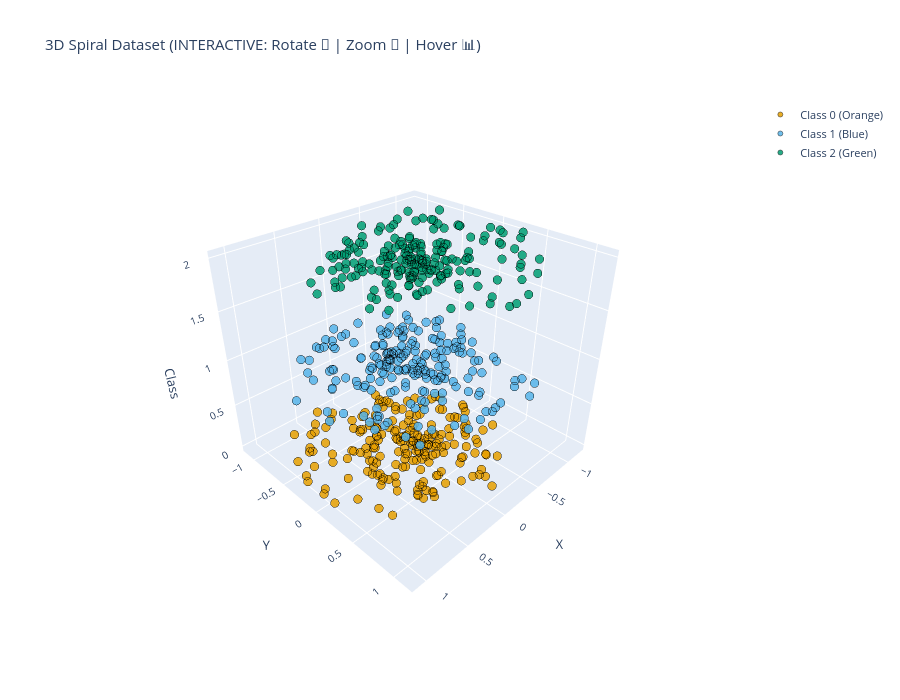

The notebook cell this image was saved under:
### Markdown cell above
## Section 10 — Spiral Dataset & Loss Landscape Trajectories

### Code cell
# Define make_spiral function first
def make_spiral(n_per_class=200, n_classes=3, noise=0.15, seed=42):
    """Classic spiral: non-linearly separable."""
    np.random.seed(seed)
    X, y = [], []
    for c in range(n_classes):
        t     = np.linspace(0, 1, n_per_class)
        angle = t * 4 * np.pi + (2 * np.pi * c / n_classes)
        xi    = t * np.cos(angle) + np.random.randn(n_per_class) * noise
        yi    = t * np.sin(angle) + np.random.randn(n_per_class) * noise
        X.append(np.stack([xi, yi], 1))
        y.extend([c] * n_per_class)
    return (torch.tensor(np.vstack(X), dtype=torch.float32),
            torch.tensor(y, dtype=torch.int64))


# Now generate spiral data
X_sp, y_sp = make_spiral()

# Matplotlib 2D view
fig_mpl = plt.figure(figsize=(8, 7))
ax1 = fig_mpl.add_subplot(111)
for c, col in enumerate(['#E69F00', '#56B4E9', '#009E73']):
    m = (y_sp == c)
    ax1.scatter(X_sp[m, 0], X_sp[m, 1], c=col, s=12, alpha=0.8, label=f'Class {c}')
ax1.set_title('2D Spiral (XY Plane)', fontsize=11, fontweight='bold')
ax1.legend(fontsize=9)
ax1.set_aspect('equal')
ax1.grid(True, alpha=0.3)
plt.tight_layout()
plt.savefig('figures/05a_spiral_dataset_2d.png', dpi=150, bbox_inches='tight')
plt.show()

# Interactive Plotly 3D view: X, Y coordinates + Z as class index (for stacking)
import plotly.graph_objects as go

fig_3d = go.Figure()

colors_map = ['#E69F00', '#56B4E9', '#009E73']
class_names = ['Class 0 (Orange)', 'Class 1 (Blue)', 'Class 2 (Green)']

for c, col in enumerate(colors_map):
    m = (y_sp == c)
    z_vals = np.full(m.sum(), c)  # Z coordinate = class index
    fig_3d.add_trace(go.Scatter3d(
        x=X_sp[m, 0], y=X_sp[m, 1], z=z_vals,
        mode='markers',
        marker=dict(size=5, color=col, line=dict(color='black', width=0.5), opacity=0.85),
        name=class_names[c],
        text=[f'Class {c}'] * m.sum(),
        hovertemplate='<b>%{text}</b><br>X: %{x:.2f}<br>Y: %{y:.2f}<br>Z: %{z}<extra></extra>'
    ))

fig_3d.update_layout(
    title='3D Spiral Dataset (INTERACTIVE: Rotate 🔄 | Zoom 🔭 | Hover 📊)',
    scene=dict(
        xaxis_title='X', yaxis_title='Y', zaxis_title='Class',
        camera=dict(eye=dict(x=1.5, y=1.5, z=1.3))
    ),
    height=700, width=900,
    font=dict(size=11),
    showlegend=True
)

fig_3d.show()
print(f'Spiral: {len(y_sp)} points, {y_sp.unique().numel()} classes')
print('✓ Interactive 3D spiral visualization loaded!')

### Figure 1 — Plotly figure (JSON) as saved in the notebook; plotly's stock layout.template omitted (floating-point values rounded to 4 significant figures; data arrays with more than 128 entries replaced by an {"elided": "..."} marker saying what was removed)
{"data": [{"hovertemplate": "<b>%{text}</b><br>X: %{x:.2f}<br>Y: %{y:.2f}<br>Z: %{z}<extra></extra>", "marker": {"color": "#E69F00", "line": {"color": "black", "width": 0.5}, "opacity": 0.85, "size": 5}, "mode": "markers", "name": "Class 0 (Orange)", "text": {"elided": "200 str values"}, "type": "scatter3d", "x": {"elided": "200 float values"}, "y": {"elided": "200 float values"}, "z": {"elided": "200 int values"}}, {"hovertemplate": "<b>%{text}</b><br>X: %{x:.2f}<br>Y: %{y:.2f}<br>Z: %{z}<extra></extra>", "marker": {"color": "#56B4E9", "line": {"color": "black", "width": 0.5}, "opacity": 0.85, "size": 5}, "mode": "markers", "name": "Class 1 (Blue)", "text": {"elided": "200 str values"}, "type": "scatter3d", "x": {"elided": "200 float values"}, "y": {"elided": "200 float values"}, "z": {"elided": "200 int values"}}, {"hovertemplate": "<b>%{text}</b><br>X: %{x:.2f}<br>Y: %{y:.2f}<br>Z: %{z}<extra></extra>", "marker": {"color": "#009E73", "line": {"color": "black", "width": 0.5}, "opacity": 0.85, "size": 5}, "mode": "markers", "name": "Class 2 (Green)", "text": {"elided": "200 str values"}, "type": "scatter3d", "x": {"elided": "200 float values"}, "y": {"elided": "200 float values"}, "z": {"elided": "200 int values"}}], "layout": {"font": {"size": 11}, "height": 700, "scene": {"camera": {"eye": {"x": 1.5, "y": 1.5, "z": 1.3}}, "xaxis": {"title": {"text": "X"}}, "yaxis": {"title": {"text": "Y"}}, "zaxis": {"title": {"text": "Class"}}}, "showlegend": true, "title": {"text": "3D Spiral Dataset (INTERACTIVE: Rotate 🔄 | Zoom 🔭 | Hover 📊)"}, "width": 900}}
